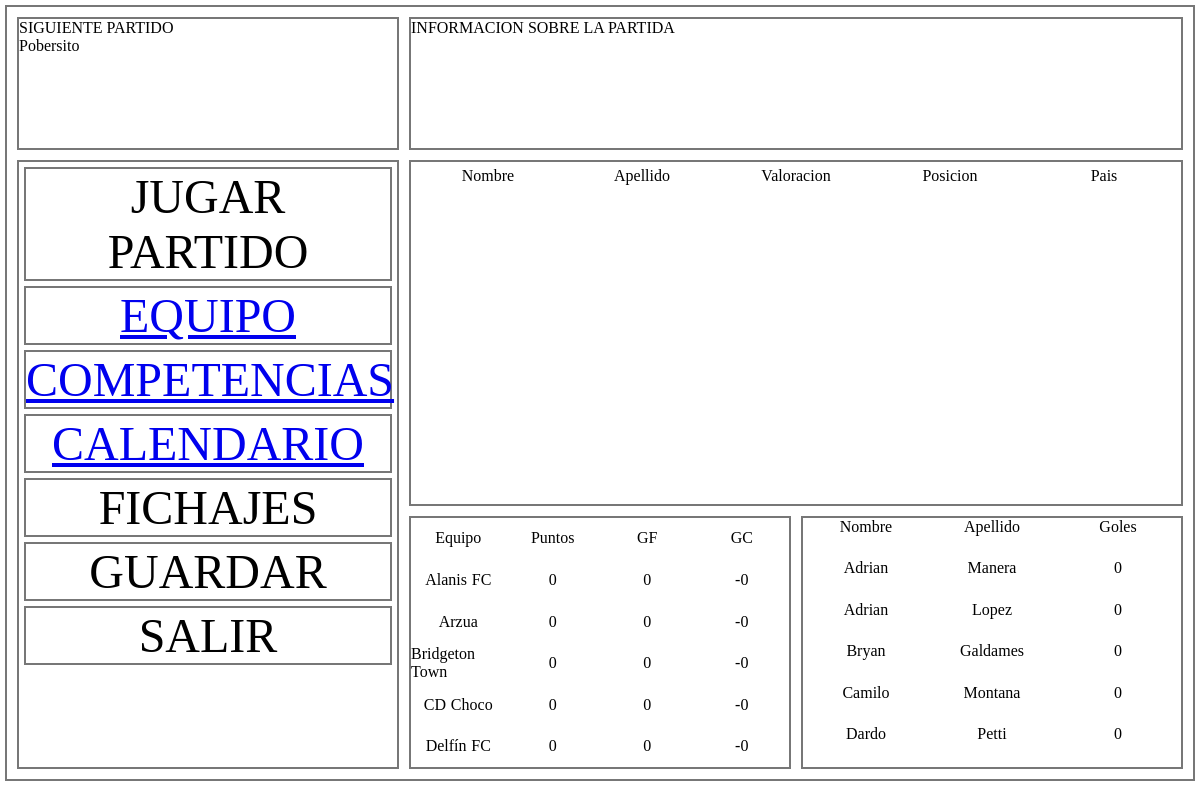
The app's page /futbol/menu/ with its own data.
### Futbalapp/models.py (models this page shows, shortened)
class EquiposLiga(models.Model):
	nombre_equipo=models.CharField(max_length=25, verbose_name="Nombre Equipo")
	puntos_equipo=models.IntegerField(default=0, verbose_name="Puntos", blank=True, null=True)
	goles_favor=models.IntegerField(default=0, verbose_name="Goles a Favor", blank=True, null=True)
	goles_contra=models.IntegerField(default=0, verbose_name="Goles en Contra", blank=True, null=True)
	partidos_jugados=models.IntegerField(default=0, verbose_name="Partidos Jugados", blank=True, null=True)
	partidos_ganados=models.IntegerField(default=0, verbose_name="Partidos Ganados", blank=True, null=True)
	partidos_empatados=models.IntegerField(default=0, verbose_name="Partido Empatados", blank=True, null=True)
	partidos_perdidos=models.IntegerField(default=0, verbose_name="Partidos Perdidos", blank=True, null=True)
	en_uso=models.BooleanField(default=True, null=True)

class Jugadores(models.Model):
	paises = (
		('AR', 'Argentina'),
		('BR', 'Brasil'),
		('UR', 'Uruguay'),
		('PE', 'Peru'),
		('CO', 'Colombia'),
		('PA', 'Paraguay'),
		('CH', 'Chile'),
		('EC', 'Ecuador'),
		('BO', 'Bolivia'),
		('VE', 'Venezuela'),
	)
	posiciones = (
		('Arquero', 'Arquero'),
		('Defensor', 'Defensor'),
		('Mediocampista', 'Mediocampista'),
		('Delantero', 'Delantero'),
	)
	nombre=models.CharField(max_length=15, verbose_name="Nombre")
	apellido=models.CharField(max_length=25, verbose_name="Apellido")
	pais=models.CharField(max_length=15, choices=paises, verbose_name="Pais")
	valoracion=models.IntegerField(verbose_name="Valoracion", blank=True, null=True)
	posicion=models.CharField(max_length=15, choices=posiciones, verbose_name='Posicion', blank=True, null=True)
	goles=models.IntegerField(verbose_name="Goles", default=0)
	velocidad=models.IntegerField(verbose_name="Velocidad", blank=True, null=True)
	regate=models.IntegerField(verbose_name="Regate", blank=True, null=True)
	pase=models.IntegerField(verbose_name="Pase", blank=True, null=True)
	tiro=models.IntegerField(verbose_name="Tiro", blank=True, null=True)
	defensa=models.IntegerField(verbose_name="Defensa", blank=True, null=True)
	fisico=models.IntegerField(verbose_name="Fisico", blank=True, null=True)
	goles=models.IntegerField(verbose_name="Goles", default=0)
	objects = models.Manager()
	arqueros_objects = ArquerosManager()
	defensores_objects = DefensorManager()
	mediocampistas_objects = MediocampistaManager()
	delanteros_objects = DelanteroManager()

### Futbalapp/views.py (the view)
# urls.py: path('', menu_principal.as_view(), name='Menu'),
class menu_principal(ListView):
	template_name = 'Futbol/menu_principal.html'
	context_object_name = 'formacion' # Nombre del object_list
	model = Jugadores
	"""  Generamos un queryset para el 'Model' definido en la vista """
	""" Como usamos otro 'Model' pasamos el query como contexto """
	def get_context_data(self,**kwargs):
		context = super(menu_principal, self).get_context_data(**kwargs)
		context.update({
			'posiciones' : EquiposLiga.objects.order_by('puntos_equipo', 'goles_favor', 'goles_contra', 'nombre_equipo')[:5],
			'goleadores' : Jugadores.objects.order_by('goles', 'nombre')[:5],
			'equipo_propio' : EquiposLiga.objects.filter(en_uso=True),
		})
		return context

### Futbalapp/templates/Futbol/menu_principal.html (shortened to what this page needs)
{% load static %}
<!DOCTYPE html>
<html>
<head>
	<link rel="stylesheet" type="text/css" href='{% static "css/style3.css" %}'>
</head>
<body>
	<div class="big-container">
		<div class="next-match">
			<p>SIGUIENTE PARTIDO</p>
			{% for k in equipo_propio %}
				<p>{{k.nombre_equipo}}</p>
			{% endfor %}
		</div>
		<div class="game-data">
			<p>INFORMACION SOBRE LA PARTIDA</p>
		</div>
		<div class="menu">
			<ul>
				<li>JUGAR PARTIDO</li>
				<a href="equipo/"><li>EQUIPO</li></a>
				<a href="competencias/"><li>COMPETENCIAS</li></a>
				<a href="calendario/1/"><li>CALENDARIO</li></a>
				<li>FICHAJES</li>
				<li>GUARDAR</li>
				<li>SALIR</li>
			</ul>
		</div>
		<div class="formacion">
			<p>Nombre</p>
			<p>Apellido</p>
			<p>Valoracion</p>
			<p>Posicion</p>
			<p>Pais</p>
		</div>
		<div class="posiciones-liga">
				<p>Equipo</p>
				<p>Puntos</p>
				<p>GF</p>
				<p>GC</p>
			{% for h in posiciones %}
				<p>{{h.nombre_equipo}}</p>
				<p>{{h.puntos_equipo}}</p>
				<p>{{h.goles_favor}}</p>
				<p>-{{h.goles_contra}}</p>
			{% endfor %}
		</div>
		<div class="goleadores">
			<p>Nombre</p>
			<p>Apellido</p>
			<p>Goles</p>
			{% for i in goleadores %}
			<p>{{i.nombre}}</p>
			<p>{{i.apellido}}</p>
			<p>{{i.goles}}</p>
			{% endfor %}
		</div>
	</div>
</body>
</html>

### Futbalapp/static/css/style3.css (style rules this page uses)
* { box-sizing: border-box; padding: 0px; margin: 0px; }
.big-container { padding: 5px; margin: 5px; border: 2px solid #777; display: grid; grid-template-columns: repeat(3, minmax(100px, 2fr)); grid-template-rows: 200px, repeat(2, minmax(50px, 1fr)); min-height: 97vh; max-height: 97vh; overflow: hidden; }
.next-match { margin: 5px; border: 2px solid #777; min-height: 100px; }
.game-data { margin: 5px; border: 2px solid #777; grid-column: 2/4; }
.menu { margin: 5px; border: 2px solid #777; grid-row: 2/4; }
.formacion { margin: 5px; border: 2px solid #777; grid-column: 2/4; grid-row: 2/3; min-height: 15em; display: grid; grid-template-columns: repeat(5, 1fr); grid-template-rows: repeat(11, 1fr); justify-items: center; }
.formacion > p { margin: 5px; }
.posiciones-liga { display: grid; grid-template-columns: repeat(4, 1fr); grid-template-rows: repeat(6, 1fr); grid-column: 2/3; grid-row: 3/4; margin: 5px; border: 2px solid #777; justify-items: center; align-items: center; }
.posiciones-liga > p { word-spacing: 0.05em; justify-items: center; }
.goleadores { margin: 5px; border: 2px solid #777; grid-column: 3/4; grid-row: 3/4; display: grid; grid-template-columns: repeat(3, 1fr); justify-items: center; }
.menu > ul > li { border: 2px solid #777; list-style: none; font-size: 3em; margin: 5px; text-align: center; }
.menu > ul > a > li { border: 2px solid #777; list-style: none; font-size: 3em; margin: 5px; text-align: center; }

### records on screen
EquiposLiga: nombre_equipo "Pobersito"
EquiposLiga: nombre_equipo "Alanis FC", puntos_equipo "0", goles_favor "0", goles_contra "0"
EquiposLiga: nombre_equipo "Arzua", puntos_equipo "0", goles_favor "0", goles_contra "0"
EquiposLiga: nombre_equipo "Bridgeton Town", puntos_equipo "0", goles_favor "0", goles_contra "0"
EquiposLiga: nombre_equipo "CD Choco", puntos_equipo "0", goles_favor "0", goles_contra "0"
EquiposLiga: nombre_equipo "Delfín FC", puntos_equipo "0", goles_favor "0", goles_contra "0"
Jugadores: nombre "Adrian", apellido "Manera", goles "0"
Jugadores: nombre "Adrian", apellido "Lopez", goles "0"
Jugadores: nombre "Bryan", apellido "Galdames", goles "0"
Jugadores: nombre "Camilo", apellido "Montana", goles "0"
Jugadores: nombre "Dardo", apellido "Petti", goles "0"
